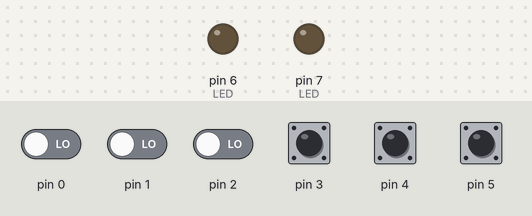
Recording of a sketch running on a simulated Arduino Uno, built with avr-gcc and run on an emulated ATmega328P. Shown: output pins drawn as LEDs (lit = HIGH). Dashed ring = blinking. Inputs (shaded band) come from the test bench; at power-on: pin 3–5 HIGH, pin 0–2 LOW.

Above: at 0.8 s.
0.9 s: pin 3 pulled LOW for 1 s
At 1.15 s:
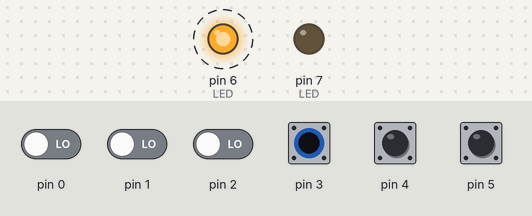
3.9 s: pin 4 pulled LOW for 0.15 s
At 4.8 s:
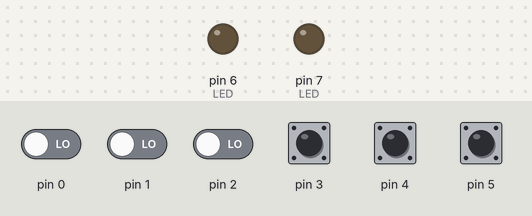
5.5 s: pin 5 pulled LOW for 0.15 s
At 6.0 s:
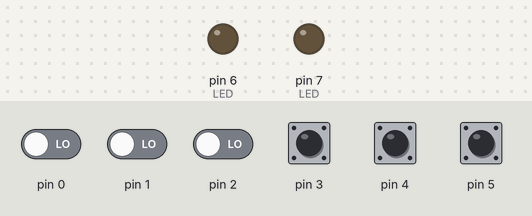
Timing chart, 0 to 8.5 s (numbered marks = the images above; inputs shaded):
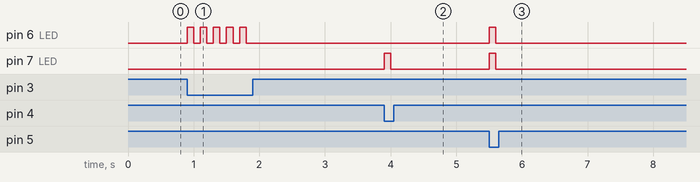

Measured:
- after the input at 0.9 s, pin 6 (LED): alternates HIGH for 0.10 s and LOW for 0.10 s, 10 changes in all, then stays LOW, starting at once
- after the input at 3.9 s, pin 7 (LED): LOW → HIGH at once, → LOW 0.10 s later
- after the input at 5.5 s, pin 6 (LED), pin 7 (LED): LOW → HIGH at once, → LOW 0.10 s later

The sketch:

buttons.c.ino
```cpp
/* switches2.c This code turns on LEDs when  momentary pushbutton
switches are pressed. Input pins on PD3 and PD4. LEDS on PD6 on PD7
D. McLaughlin 2/21/22
updated and repurposed with
/*******************************************************************
 * blink.c   Blink an LED on Port B pin5 (PB5).
 * This is the built-in LED (pin13) on the Arduino Uno dev board.
 * This is pin 19 of ATmega328P DIP
 * Version  Date         Author          Revision
 * 1.0      12/14/21     D. McLaughlin   initial code creation
 * 1.1      1/9/22       D. McLaughlin   tested on host MacOS Monterey, Apple M1 pro
 * 1.2      2/12/22      D. McLaughlin   cleaned up formatting, added comments
 * 1.3      2/21/23      D. McLaughlin   changed PB5 to DDB5 and PORTB5 in lines 17, 20, 22
 * 2.0      4/7/24       D. McLaughlin   operating only on PB5; using Elliot Williams style
 *                              (from https://github.com/hexagon5un/AVR-Programming)
 * *****************************************************************/
/*
buttons.c This code turns LEDs on when momentary pushbuttons are pressed, when 1 is pressed, it either blinks
1 led or both. if more than one is pressed, nothing happens
LEDS are on ports D3, D4, D5
Buttons are on D6, D7
Aidan Chin 33803321 ECE 231 4/13/2024
*/


#include <avr/io.h>
#include <util/delay.h>

#define MYDELAY 100  // set delay at half wanted Hz

int main(void) {
  DDRD |= (1 << DDD6) | (1 << DDD7);                       // Set D6, D7 as output
  PORTD |= (1 << PORTD3) | (1 << PORTD4) | (1 << PORTD5);  // Set pull-up on D3, D4, D5

  while (1) {
    int D3 = !(PIND & (1 << PIND3));  // Inverted logic since 0 means pressed
    int D4 = !(PIND & (1 << PIND4));
    int D5 = !(PIND & (1 << PIND5));
    int totButton = D3 + D4 + D5;

    if (totButton > 1 || totButton == 0) {
      PORTD &= ~(1 << PORTD6);  // Make P6 low; LED off
      PORTD &= ~(1 << PORTD7);  // Make P7 low; LED off
    } else {
      if (D3 == 1) {
        PORTD |= (1 << PORTD6);  // Make P6 high; LED ON
        _delay_ms(MYDELAY);
        PORTD &= ~(1 << PORTD6);  // Make P6 low; LED off
        _delay_ms(MYDELAY);
      }
      if (D4 == 1) {
        PORTD |= (1 << PORTD7);  // Make P7 high; LED ON
        _delay_ms(MYDELAY);
        PORTD &= ~(1 << PORTD7);  // Make P7 low; LED off
        _delay_ms(MYDELAY);
      }
      if (D5 == 1) {
        PORTD |= (1 << PORTD6) | (1 << PORTD7);  // Make P6 and P7 high; LEDs ON
        _delay_ms(MYDELAY);
        PORTD &= ~(1 << PORTD6) & ~(1 << PORTD7);  // Make P6 and P7 low; LEDs off
        _delay_ms(MYDELAY);
      }
    }
  }

  return 0;
}
```

button.c
```cpp
/* switches2.c This code turns on LEDs when  momentary pushbutton
switches are pressed. Input pins on PD3 and PD4. LEDS on PD6 on PD7
D. McLaughlin 2/21/22
updated and repurposed with
/*******************************************************************
 * blink.c   Blink an LED on Port B pin5 (PB5).
 * This is the built-in LED (pin13) on the Arduino Uno dev board.
 * This is pin 19 of ATmega328P DIP
 * Version  Date         Author          Revision
 * 1.0      12/14/21     D. McLaughlin   initial code creation
 * 1.1      1/9/22       D. McLaughlin   tested on host MacOS Monterey, Apple M1 pro
 * 1.2      2/12/22      D. McLaughlin   cleaned up formatting, added comments
 * 1.3      2/21/23      D. McLaughlin   changed PB5 to DDB5 and PORTB5 in lines 17, 20, 22
 * 2.0      4/7/24       D. McLaughlin   operating only on PB5; using Elliot Williams style
 *                              (from https://github.com/hexagon5un/AVR-Programming)
 * *****************************************************************/
/*
buttons.c This code turns LEDs on when momentary pushbuttons are pressed, when 1 is pressed, it either blinks
1 led or both. if more than one is pressed, nothing happens
LEDS are on ports D3, D4, D5
Buttons are on D6, D7
Aidan Chin 33803321 ECE 231 4/13/2024
*/


#include <avr/io.h>
#include <util/delay.h>

#define MYDELAY 100  // set delay at half wanted Hz

int main(void) {
  DDRD |= (1 << DDD6) | (1 << DDD7);                       // Set D6, D7 as output
  PORTD |= (1 << PORTD3) | (1 << PORTD4) | (1 << PORTD5);  // Set pull-up on D3, D4, D5

  while (1) {
    int D3 = !(PIND & (1 << PIND3));  // Inverted logic since 0 means pressed
    int D4 = !(PIND & (1 << PIND4));
    int D5 = !(PIND & (1 << PIND5));
    int totButton = D3 + D4 + D5;

    if (totButton > 1 || totButton == 0) {
      PORTD &= ~(1 << PORTD6);  // Make P6 low; LED off
      PORTD &= ~(1 << PORTD7);  // Make P7 low; LED off
    } else {
      if (D3 == 1) {
        PORTD |= (1 << PORTD6);  // Make P6 high; LED ON
        _delay_ms(MYDELAY);
        PORTD &= ~(1 << PORTD6);  // Make P6 low; LED off
        _delay_ms(MYDELAY);
      }
      if (D4 == 1) {
        PORTD |= (1 << PORTD7);  // Make P7 high; LED ON
        _delay_ms(MYDELAY);
        PORTD &= ~(1 << PORTD7);  // Make P7 low; LED off
        _delay_ms(MYDELAY);
      }
      if (D5 == 1) {
        PORTD |= (1 << PORTD6) | (1 << PORTD7);  // Make P6 and P7 high; LEDs ON
        _delay_ms(MYDELAY);
        PORTD &= ~(1 << PORTD6) & ~(1 << PORTD7);  // Make P6 and P7 low; LEDs off
        _delay_ms(MYDELAY);
      }
    }
  }

  return 0;
}
```
